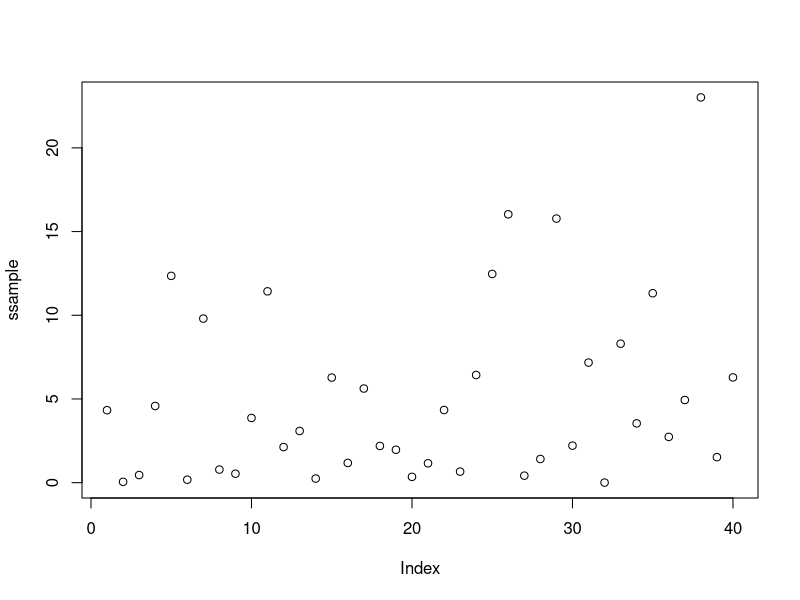
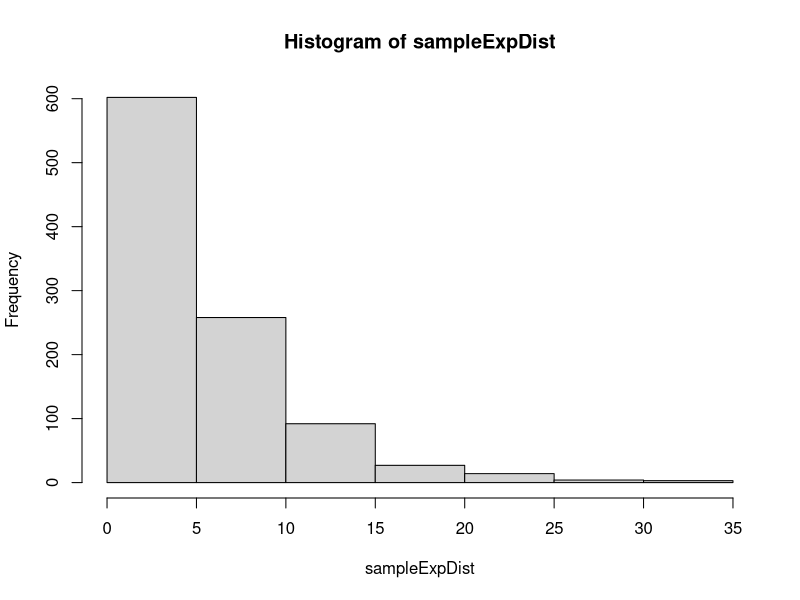
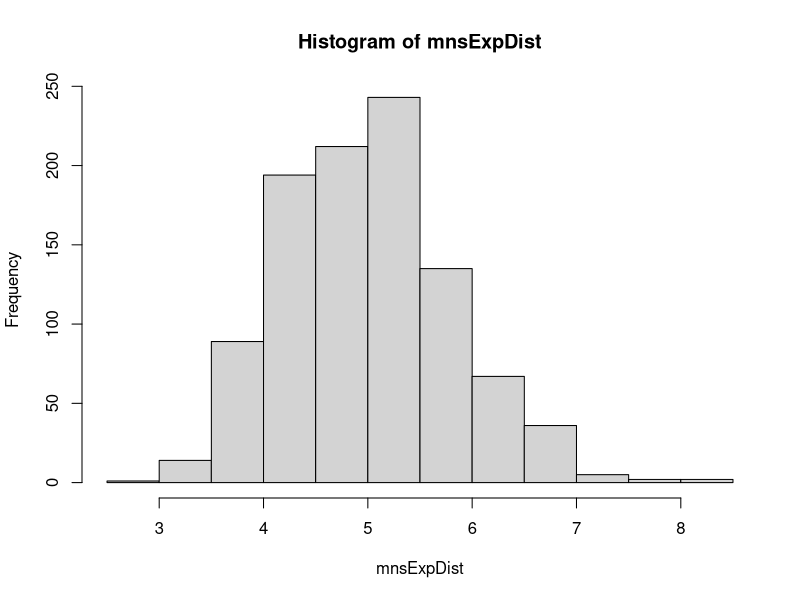

Source code (R) for these figures, in order:
## ---- chunk 1
knitr::opts_chunk$set(echo = TRUE)
## ---- chunk 2


# Set parameters for distribution
n <- 40 
lambda <- 0.2

# Create small sample
ssample <- rexp(n, lambda)


dim(ssample)


# An exploratory plot 

plot(ssample)
# abline(0,..)


## ---- chunk 3
set.seed(0)

# Generate 1,000 random deviates for an exponential distribution
sampleExpDist <- rexp(1000, lambda)

# Generate a distribution of 1000 averages of 40 
# random deviates for an exponential distribution
# and calculate the variances in each sample
expSample = NULL
mnsExpDist = NULL
varExpDist = NULL
for (i in 1 : 1000) {
  expSample = rexp(n, lambda)
  mnsExpDist = c(mnsExpDist, mean(expSample))
  varExpDist = c(varExpDist, var(expSample))
}

# Create a histogram of the distribution of exponentials
hist(sampleExpDist)

# Create histogram of the distribution of exponential averages
hist(mnsExpDist)

## ---- chunk 4

# Load libraries
library(knitr)

# Calculate the mean of the sample exponential distribution
sampleExpDistMean <- round(mean(sampleExpDist),3)

# Calculate mean of the distribution of exponential averages
mnsDistMean <- round(mean(mnsExpDist),3)

# Calculate hypothetical mean for the exponential distribution
hypoDistMean <- 1/lambda

# Combine means in a row
rowMeans <- rbind(c(sampleExpDistMean, mnsDistMean, hypoDistMean))

# Display table of calculated means
kable(rowMeans, caption = "Comparison of Sample and Hypothetical Means", col.names = c("Sample","Averages","Hypothetical"), align = 'c')

## ---- chunk 5

# Calculate variance of the sample exponential distribution
sampleExpDistVariance <- round(var(sampleExpDist),3)

# Calculate variance of the distribution of exponential averages
mnsExpDistVariance <- round(mean(varExpDist),3)

# Calculate hypothetical mean for the exponential distribution
hypoDistVariance <- (1/lambda)^2

# Combine variances in a row
rowVar <- rbind(c(sampleExpDistVariance, mnsExpDistVariance, hypoDistVariance))

# Display table of calculated variances
kable(rowVar, caption = "Comparison of Sample and Hypothetical Variances", col.names = c("Sample","Averages","Hypothetical"), align = 'c')

## ---- chunk 6
